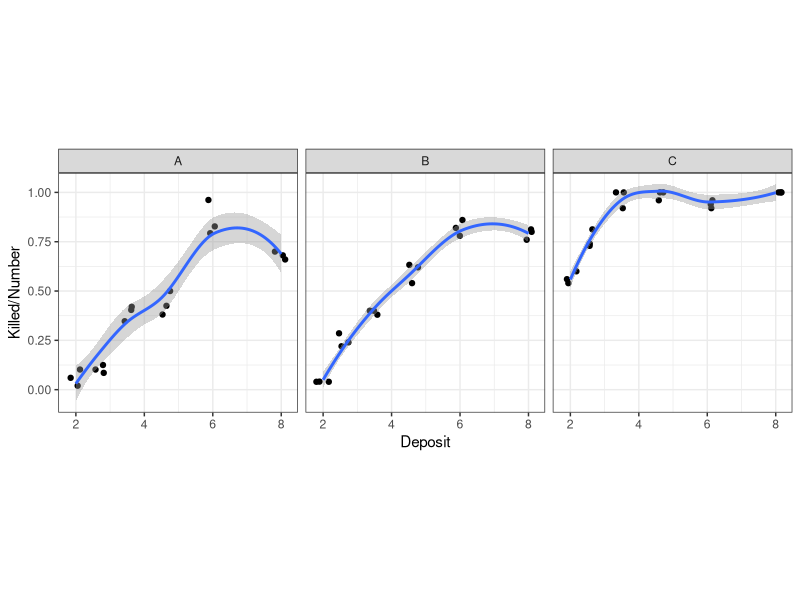
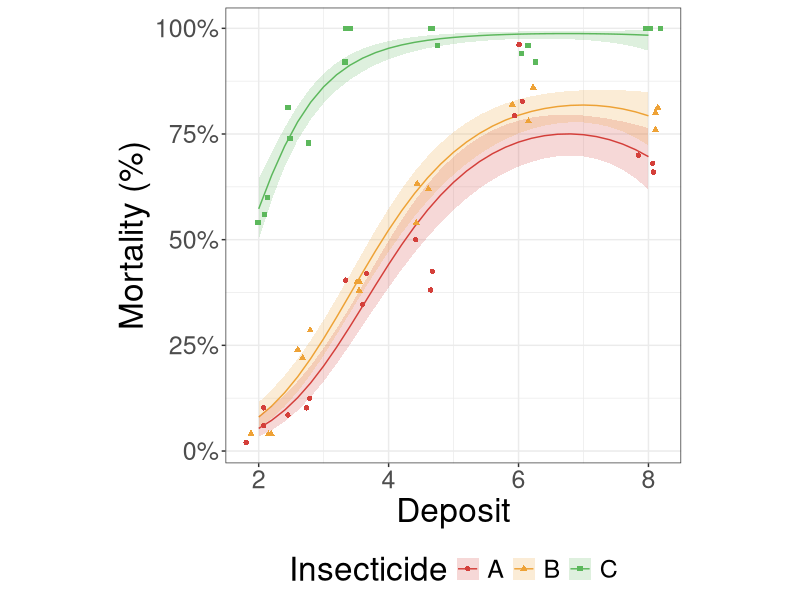
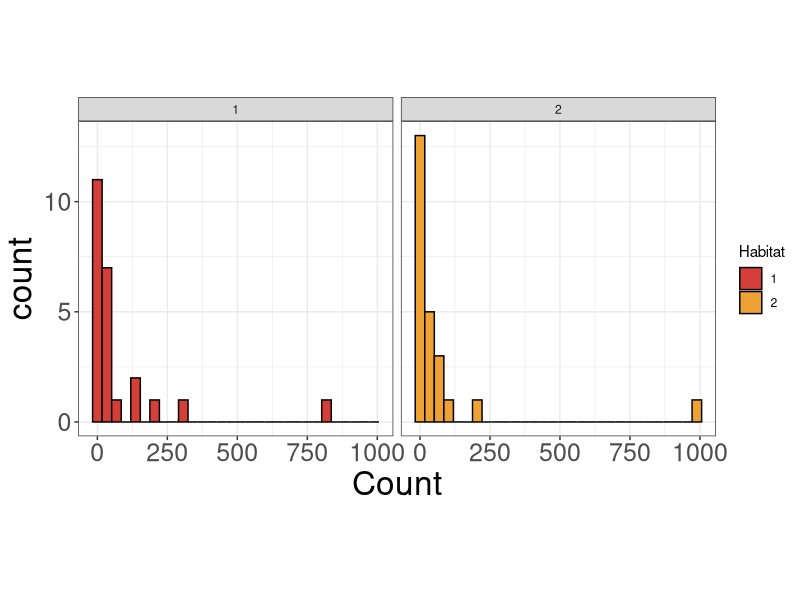
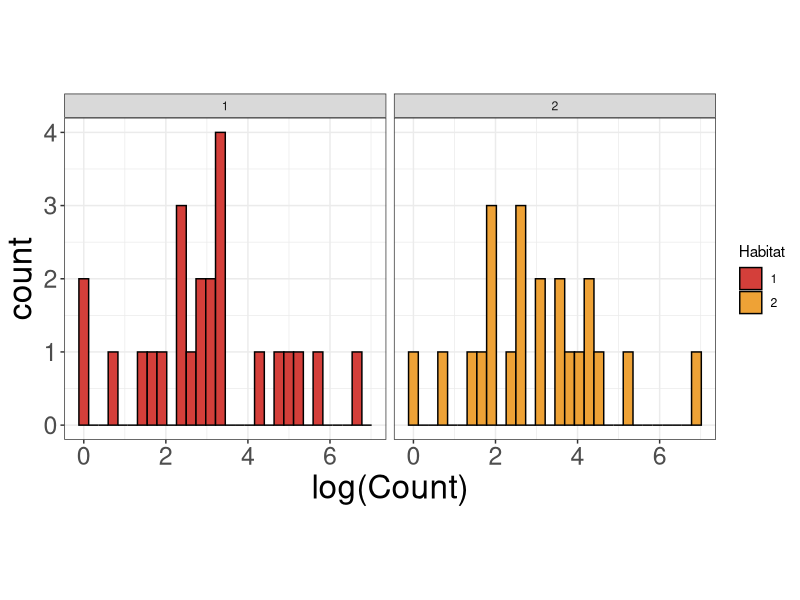
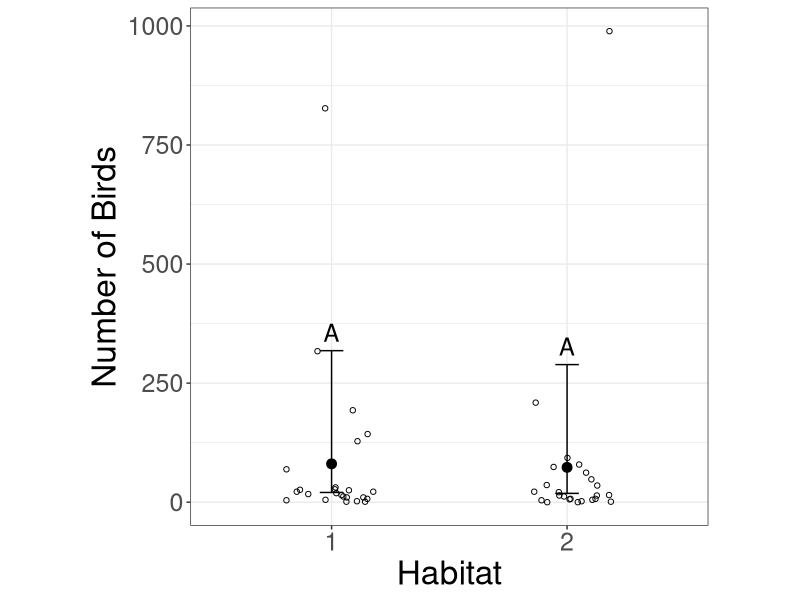

These figures' R source, in order:
## ---- chunk 1
options(htmltools.dir.version = FALSE)
knitr::opts_chunk$set(
	echo = FALSE,
	message = FALSE,
	warning = FALSE,
	cache = TRUE
)
library(tidyverse)
library(ggsci)
library(knitr)
library(kableExtra)
## ---- chunk 2
library('lme4')
library('emmeans')
## ---- chunk 3
insects_data <- read_csv("../data/insects.csv")
insects_data[1:4,] %>% kable()
## ---- chunk 4
factorCols <- c("Rep", "Insecticide")
insects_data[,factorCols] <- lapply(insects_data[,factorCols], factor)
summary(insects_data)
## ---- chunk 5
ggplot(data = insects_data, aes(x = Deposit, y = Killed/Number)) +
  geom_point(position = position_jitter(width = 0.2, height = 0)) +
  geom_smooth(method = "loess") +
  facet_grid(~Insecticide) +
  theme_bw() +
  theme(aspect.ratio = 1)
## ---- chunk 6
 insects_glm <- glm(Killed/Number ~ Insecticide*Deposit + Insecticide*I(Deposit^2),
     weights = Number, #<<
     data = insects_data,
     family = "binomial") #<<
car::Anova(insects_glm)
## ---- chunk 7
summary(insects_glm)
## ---- chunk 8
insects_emmeangrid <- ref_grid(insects_glm, at = list(Deposit = unique(insects_data$Deposit)))
insects_emmeans <- emmeans(insects_emmeangrid, specs =~Insecticide:Deposit, type = "response")
insects_emmeans %>% as_tibble() %>% head() %>% kable(digits = 3)%>%
  kable_styling(font_size = 25)
## ---- chunk 9
insects_pairs <- emmeans(insects_emmeangrid, specs =~Insecticide | Deposit, type = "response")
pairs(insects_pairs, infer = c(T,T))
## ---- chunk 10
insects_predgrid <- ref_grid(insects_glm, at = list(Deposit = seq(min(insects_data$Deposit), max(insects_data$Deposit), 0.2)))
insects_preds <- emmeans(insects_predgrid, specs =~Insecticide:Deposit, type = "response")
insects_preds %>% as_tibble() %>% head() %>% kable(digits = 3)%>%
  kable_styling(font_size = 25)
## ---- chunk 11
insects_preds %>%
  as_tibble() %>%
  ggplot(aes(x = Deposit, shape = Insecticide, color = Insecticide, fill = Insecticide)) +
  geom_line(aes(y = prob)) +
  geom_ribbon(aes(ymin = asymp.LCL, ymax = asymp.UCL), color = NA, alpha = 0.2) +
  geom_point(data = insects_data, aes(y = Killed/Number), position = position_jitter(width = 0.2, height = 0)) +
  theme_bw() +
  theme(aspect.ratio = 1,
        axis.text = element_text(size = 18),
        axis.title = element_text(size = 24),
        legend.text = element_text(size = 18),
        legend.title = element_text(size = 24),
        legend.position = "bottom") +
  scale_color_locuszoom() +
  scale_fill_locuszoom() +
  scale_y_continuous("Mortality (%)", labels = scales::percent)
## ---- chunk 12
birds_data <- read_csv("../data/birds.csv")
head(birds_data) %>% kable()%>%
  kable_styling(font_size = 25)
## ---- chunk 13
summary(birds_data)
factorCols <- c("Site", "Habitat")
birds_data[,factorCols] <- lapply(birds_data[,factorCols], factor)
summary(birds_data)
## ---- chunk 14
ggplot(data = birds_data, aes(x = Count, fill = Habitat)) +
  geom_histogram( color = "black") +
  facet_wrap(~Habitat, ncol = 2) +
  theme_bw() +
  theme(aspect.ratio = 1,
        axis.text = element_text(size = 18),
        axis.title = element_text(size = 24)) +
  scale_fill_locuszoom()
## ---- chunk 15
ggplot(data = birds_data, aes(x = log(Count), fill = Habitat)) +
  geom_histogram( color = "black") +
  facet_wrap(~Habitat, ncol = 2) +
  theme_bw() +
  theme(aspect.ratio = 1,
        axis.text = element_text(size = 18),
        axis.title = element_text(size = 24)) +
  scale_fill_locuszoom()
## ---- chunk 16
library(optimx)
birds_nb <- glmer.nb(Count ~ Habitat + (1|Site),
                     data = birds_data,
                     nAGQ = 100)
car::Anova(birds_nb)
## ---- chunk 17
summary(birds_nb)
## ---- chunk 18
birds_emmeans <- emmeans(birds_nb, specs = ~ Habitat, type = "response")

birds_emmeans %>%
  as_tibble() %>%
  kable(digits = 2)
## ---- chunk 19
pairs(birds_emmeans, infer = c(T,T))
## ---- chunk 20
library(multcomp)
library(multcompView)
library(stringr)
birds_letters <- cld(birds_emmeans, Letters = letters, alpha = 0.5) %>%
  mutate(.group = toupper(str_trim(.group)))
birds_letters %>%
  as_tibble() %>%
  kable(digits = 2)%>%
  kable_styling(font_size = 25)
## ---- chunk 21
birds_letters %>%
  as_tibble() %>% #<<
  ggplot(aes(x = Habitat, y = response)) +
  geom_point(size = 3) +
  geom_errorbar(aes(ymin = asymp.LCL, ymax = asymp.UCL), width = 0.1) +
  geom_text(aes(label = .group, y = asymp.UCL), vjust = -0.5, size = 6) + #<<
  geom_point(data = birds_data, aes(y = Count), shape = 1, position = position_jitter(width = 0.2, height = 0)) +
  theme_bw() +
  theme(aspect.ratio = 1,
        axis.text = element_text(size = 18),
        axis.title = element_text(size = 24)) +
  ylab("Number of Birds")
